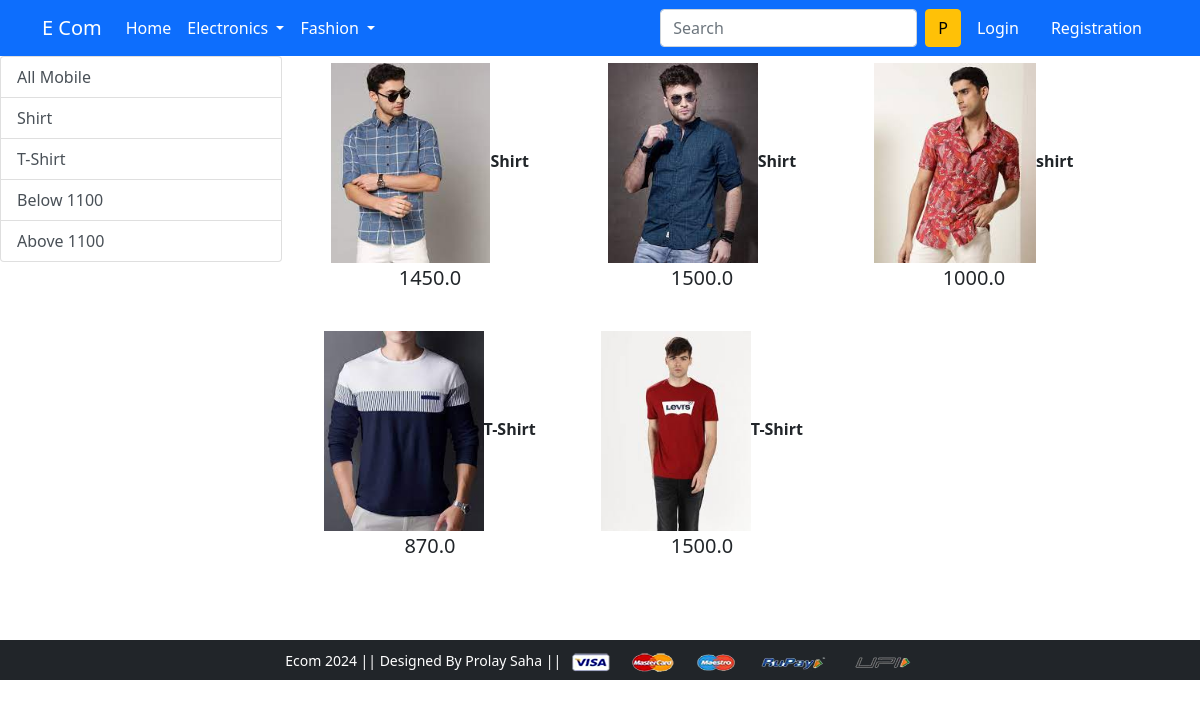
Screenshot of /topwear/ with the database file from the repository.
### app/models.py (models this page shows, shortened)
class Product(models.Model):
    title = models.CharField(max_length=100)
    selling_price = models.FloatField()
    discounted_price = models.FloatField()
    brand = models.CharField(max_length=100)
    description = models.CharField(max_length=200, null=True)
    category = models.CharField(choices=CATEGORY_CHOICES, max_length=5)
    product_image = models.ImageField(upload_to='productimg')

### app/views.py (the view)
# urls.py: path('topwear/', views.topwear, name='topwear'),
def topwear(request, data = None):
    if data == None:
        topwears=Product.objects.filter(category='TW')
    elif data == 'T-Shirt' or data == 'Shirt':
        topwears=Product.objects.filter(category='TW').filter(brand=data)
    elif data == 'below':
        topwears=Product.objects.filter(category='TW').filter(discounted_price__lt=1100)
    elif data == 'above':
        topwears=Product.objects.filter(category='TW').filter(discounted_price__gt=1100)
    return render(request, 'app/topwear.html',{'topwears':topwears})

### app/templates/app/topwear.html (shortened to what this page needs)
{% extends 'app/base.html' %}
{% load static %}
{% block main-content %}
<class="container my-5">
 <div class="row">
  <div class="col-sm-3">
    <div class="list-group">
        <a href="{% url 'topwear' %}" class="list-group-item list-group-item-action" aria-current="true">All Mobile</a>
        <a href="{% url 'topweardata' 'Shirt' %}" class="list-group-item list-group-item-action" aria-current="true">Shirt</a>
        <a href="{% url 'topweardata' 'T-Shirt' %}" class="list-group-item list-group-item-action" aria-current="true">T-Shirt</a>
        <a href="{% url 'topweardata' 'below' %}" class="list-group-item list-group-item-action" aria-current="true">Below 1100</a>
        <a href="{% url 'topweardata' 'above' %}" class="list-group-item list-group-item-action" aria-current="true">Above 1100</a>
    </div>
  </div>
  <div class="col-sm-8">
    <div class="row">
        {% for product in topwears %}
            <div class="col-sm-4 text-center mb-4">
                <a href="{% url 'product-detail' product.id %}" class="btn"><div class="item"><img src="{{product.product_image.url}}" alt="" height="200px"><span class="fw-bold">{{product.title}}</span><br><span class="fs-5">{{product.discounted_price}}</span></div></a>
            </div>
        {% endfor %}
    </div>
  </div>
 </div>
{% endblock main-content %}

### rows the page displays
Product: product_image (picture), title "Shirt", discounted_price "1450.0"
Product: product_image (picture), title "Shirt", discounted_price "1500.0"
Product: product_image (picture), title "shirt", discounted_price "1000.0"
Product: product_image (picture), title "T-Shirt", discounted_price "870.0"
Product: product_image (picture), title "T-Shirt", discounted_price "1500.0"
